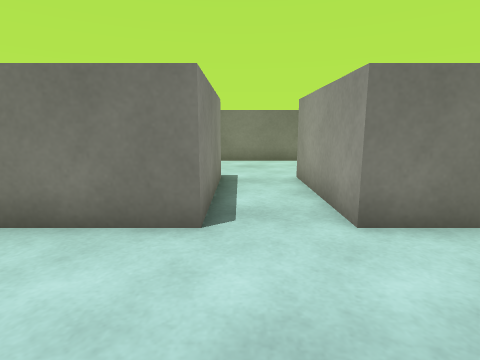
view 1 (above)

13 first-person views from a walk through a 3-D level made in the Unity game engine. The camera is 0.62 m above the floor, tilts 10° down and sees 80° across. The floor is counted in squares, 0.5 m on a side. Each view is taken from the middle of a square. On the plan, view 1 faces up. The plan holds only what a view shows up to about 13 squares ahead; the rest is blank. The place goes on beyond the plan. Surface patterns are stand-ins for the level's own textures.

view 2
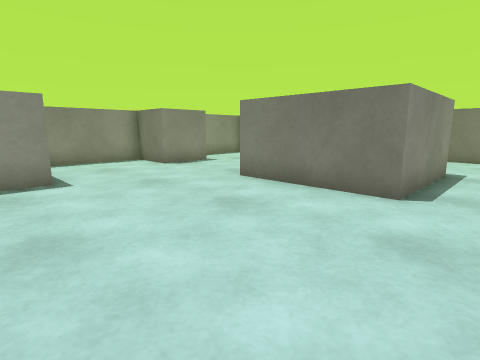

view 3
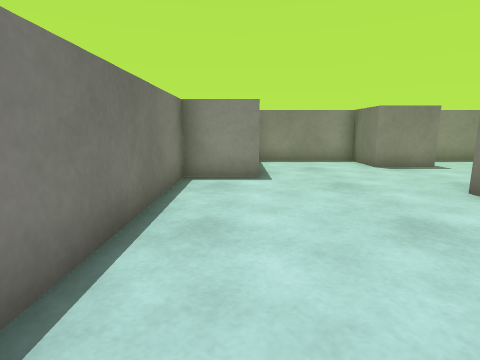

view 4
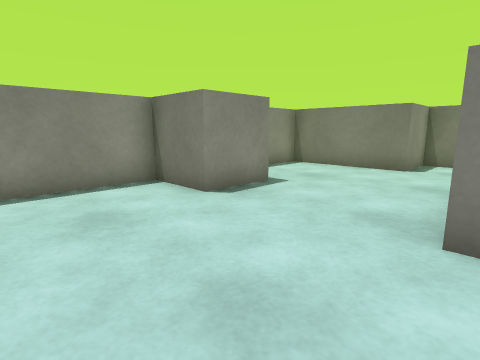

view 5
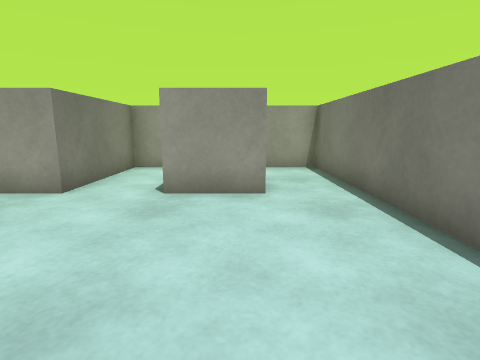

view 6
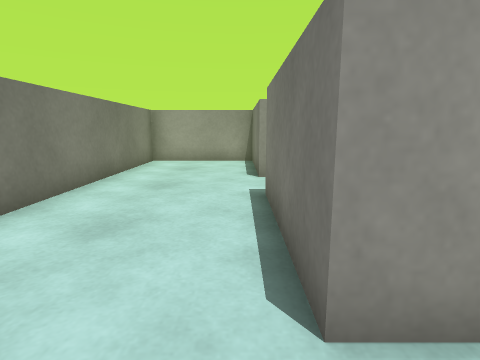

view 7
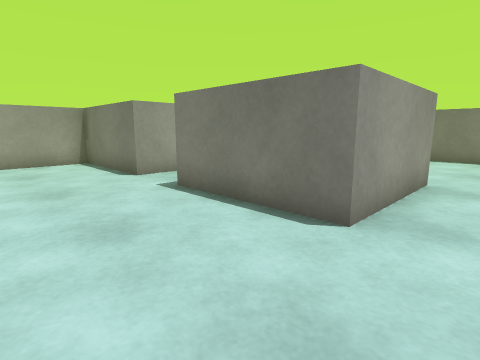

view 8
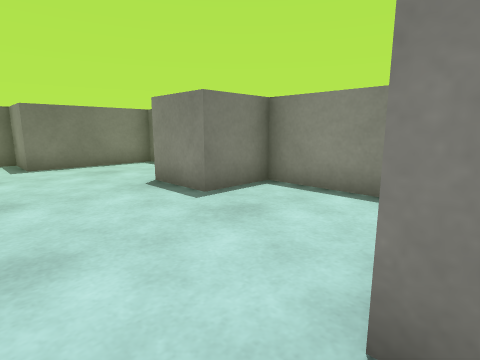

view 9
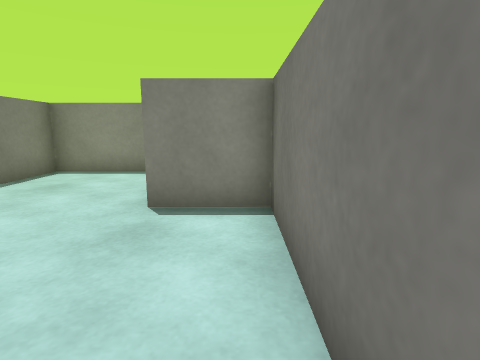

view 10
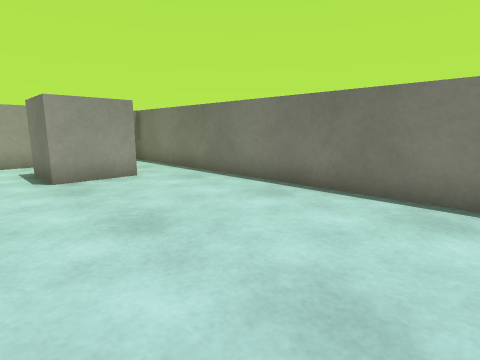

view 11
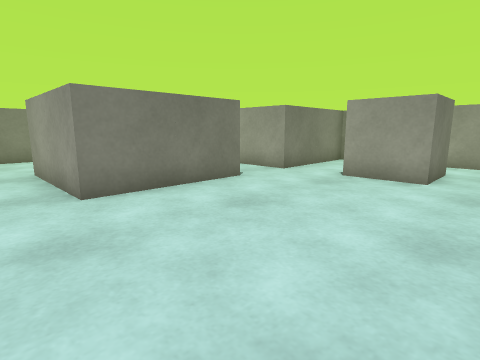

view 12
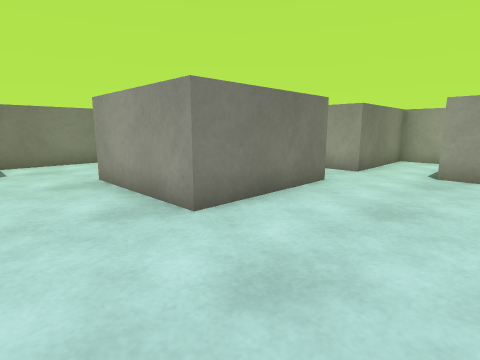

view 13
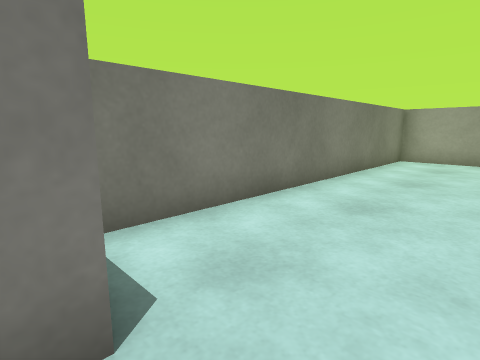

### Floor plan
Points are (right, up) in squares from view 1. A wall is a line through its corners. A room is listed if a view was taken in it or the views show most of it. See-through windows are left out.
Room 1 (views 1, 2, 3, 4, 5, 6, 7, 8, 9, 10, 11, 12, 13)
walls: (-0.5, 3.5) (-4.5, 3.5) (-4.5, 7.5) (-0.5, 7.5) (-0.5, 3.5); (1.5, 3.5) (1.5, 7.5) (5.5, 7.5) (5.5, 11.5) (-6.5, 11.5) (-6.5, 9.5) (-10.5, 9.5) (-10.5, 5.5) (-8.5, 5.5) (-8.5, 3.5) (-10.5, 3.5) (-10.5, -0.5) (-6.5, -0.5) (-6.5, -2.5) (5.5, -2.5) (5.5, 3.5) (1.5, 3.5); (3.5, -0.5) (1.5, -0.5) (1.5, 1.5) (3.5, 1.5)

Positions as (right, up) in squares from view 1, and headings:
1: (0, 0), facing up
2: (1, -2), facing up-left
3: (1, -1), facing left
4: (-4, 0), facing up-left
5: (-4, 0), facing right
6: (-6, 8), facing right
7: (-6, 11), facing down-right
8: (-5, 10), facing down-left
9: (-2, 11), facing left
10: (-6, 3), facing down-right
11: (-6, -2), facing up-right
12: (-7, 0), facing up-right
13: (-7, 8), facing up-right
